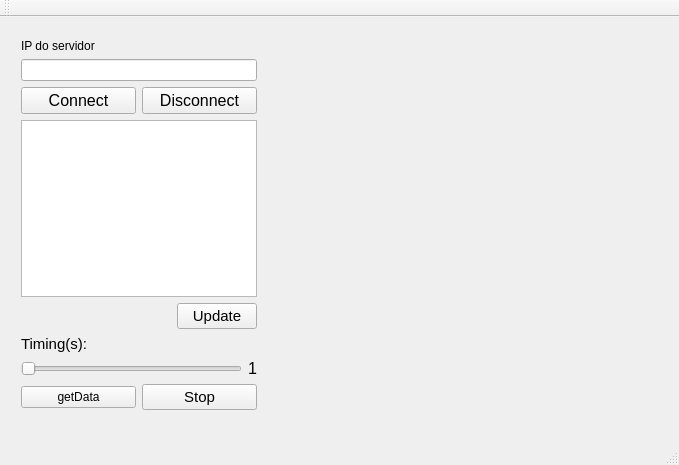
<?xml version="1.0" encoding="UTF-8"?>
<ui version="4.0">
 <class>MainWindow</class>
 <widget class="QMainWindow" name="MainWindow">
  <property name="geometry">
   <rect>
    <x>0</x>
    <y>0</y>
    <width>679</width>
    <height>465</height>
   </rect>
  </property>
  <property name="windowTitle">
   <string>MainWindow</string>
  </property>
  <widget class="QWidget" name="centralWidget">
   <widget class="Plotter" name="widget_draw" native="true">
    <property name="geometry">
     <rect>
      <x>280</x>
      <y>10</y>
      <width>381</width>
      <height>391</height>
     </rect>
    </property>
   </widget>
   <widget class="QWidget" name="layoutWidget">
    <property name="geometry">
     <rect>
      <x>10</x>
      <y>11</y>
      <width>258</width>
      <height>393</height>
     </rect>
    </property>
    <layout class="QVBoxLayout" name="verticalLayout">
     <item>
      <widget class="QLabel" name="label">
       <property name="text">
        <string>IP do servidor</string>
       </property>
      </widget>
     </item>
     <item>
      <widget class="QLineEdit" name="lineEditIP"/>
     </item>
     <item>
      <layout class="QHBoxLayout" name="horizontalLayout_4">
       <item>
        <widget class="QPushButton" name="PushButton_Connect">
         <property name="font">
          <font>
           <pointsize>12</pointsize>
          </font>
         </property>
         <property name="text">
          <string>Connect</string>
         </property>
        </widget>
       </item>
       <item>
        <widget class="QPushButton" name="PushButton_Disconnect">
         <property name="font">
          <font>
           <pointsize>12</pointsize>
          </font>
         </property>
         <property name="text">
          <string>Disconnect</string>
         </property>
        </widget>
       </item>
      </layout>
     </item>
     <item>
      <widget class="QListWidget" name="listWidget_2"/>
     </item>
     <item>
      <layout class="QHBoxLayout" name="horizontalLayout_3">
       <item>
        <spacer name="horizontalSpacer">
         <property name="orientation">
          <enum>Qt::Horizontal</enum>
         </property>
         <property name="sizeHint" stdset="0">
          <size>
           <width>40</width>
           <height>20</height>
          </size>
         </property>
        </spacer>
       </item>
       <item>
        <widget class="QPushButton" name="pushButtonPut">
         <property name="font">
          <font>
           <pointsize>11</pointsize>
          </font>
         </property>
         <property name="text">
          <string>Update</string>
         </property>
        </widget>
       </item>
      </layout>
     </item>
     <item>
      <widget class="QLabel" name="label_3">
       <property name="font">
        <font>
         <pointsize>11</pointsize>
        </font>
       </property>
       <property name="text">
        <string>Timing(s):</string>
       </property>
      </widget>
     </item>
     <item>
      <layout class="QHBoxLayout" name="horizontalLayout_2">
       <item>
        <widget class="QSlider" name="timing_slider">
         <property name="orientation">
          <enum>Qt::Horizontal</enum>
         </property>
        </widget>
       </item>
       <item>
        <widget class="QLabel" name="label_tempo">
         <property name="font">
          <font>
           <pointsize>12</pointsize>
          </font>
         </property>
         <property name="text">
          <string>1</string>
         </property>
        </widget>
       </item>
      </layout>
     </item>
     <item>
      <layout class="QHBoxLayout" name="horizontalLayout">
       <item>
        <widget class="QPushButton" name="pushButtonGet">
         <property name="text">
          <string>getData</string>
         </property>
        </widget>
       </item>
       <item>
        <widget class="QPushButton" name="PushButton_Stop">
         <property name="font">
          <font>
           <pointsize>11</pointsize>
          </font>
         </property>
         <property name="text">
          <string>Stop</string>
         </property>
        </widget>
       </item>
      </layout>
     </item>
    </layout>
   </widget>
  </widget>
  <widget class="QMenuBar" name="menuBar">
   <property name="geometry">
    <rect>
     <x>0</x>
     <y>0</y>
     <width>679</width>
     <height>21</height>
    </rect>
   </property>
  </widget>
  <widget class="QToolBar" name="mainToolBar">
   <attribute name="toolBarArea">
    <enum>TopToolBarArea</enum>
   </attribute>
   <attribute name="toolBarBreak">
    <bool>false</bool>
   </attribute>
  </widget>
  <widget class="QStatusBar" name="statusBar"/>
 </widget>
 <layoutdefault spacing="6" margin="11"/>
 <customwidgets>
  <customwidget>
   <class>Plotter</class>
   <extends>QWidget</extends>
   <header location="global">plotter.h</header>
   <container>1</container>
   <slots>
    <signal>mudouX(int)</signal>
    <signal>mudouY(int)</signal>
    <slot>mudaAmplitude(int)</slot>
    <slot>mudaFrequencia(int)</slot>
   </slots>
  </customwidget>
 </customwidgets>
 <resources/>
 <connections>
  <connection>
   <sender>timing_slider</sender>
   <signal>sliderMoved(int)</signal>
   <receiver>label_tempo</receiver>
   <slot>setNum(int)</slot>
   <hints>
    <hint type="sourcelabel">
     <x>225</x>
     <y>387</y>
    </hint>
    <hint type="destinationlabel">
     <x>261</x>
     <y>389</y>
    </hint>
   </hints>
  </connection>
 </connections>
</ui>
